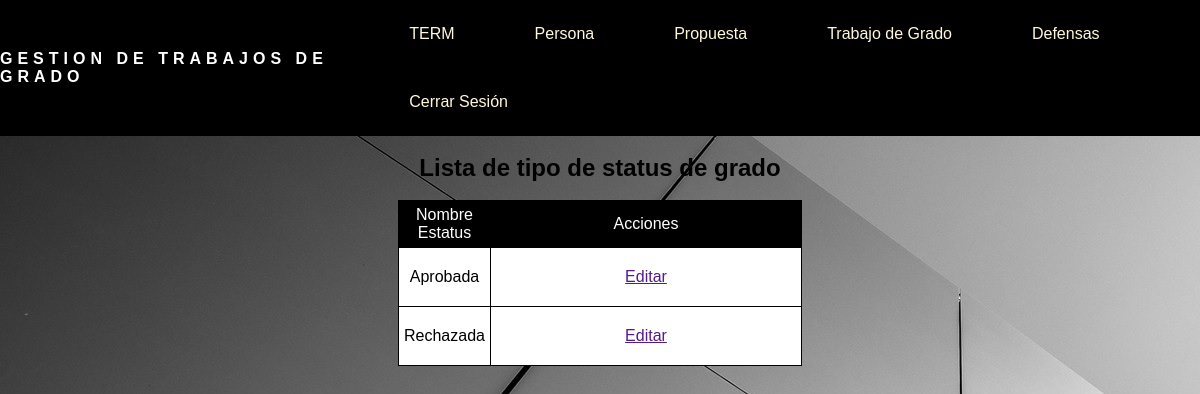
Page /consultastatusgrado (signed in) on the committed database.
### gestionusuarios/models.py (models this page shows, shortened)
class Statustrabajogrado(models.Model):
    Estatustg = models.CharField(max_length=27)

### gestionusuarios/views.py (the view)
# urls.py: path('consultastatusgrado', views.consultar_statusgrado, name='consultar_statusgrado'),
def consultar_statusgrado(request):
    if request.user.is_authenticated:
        statustg = Statustrabajogrado.objects.all()
        return render(request, "gestionusuarios/consultastatusgrado.html", {'statustg': statustg})
    return redirect('/login')

### gestionusuarios/templates/gestionusuarios/consultastatusgrado.html (shortened to what this page needs)
{% load static %}
<head>
    <link rel="stylesheet" href="{% static 'gestionusuarios/styles/nav.css' %}">
    <link rel="stylesheet" href="{% static 'gestionusuarios/styles/formulario.css' %}">
    <link rel="stylesheet" href="{% static 'gestionusuarios/styles/tablaconsultatipo.css' %}">
</head>
{% block content %}
<body background="static/gestionusuarios/imagenes/fondoproyecto.jpg">
    <nav>
        <div class="logo">
            <h4>GESTION DE TRABAJOS DE GRADO</h4>
        </div>
        <ul class="nav-links">
            <li><a href="">TERM</a>
            </li>
            <li><a href="nuevo">Persona</a>
            </li>
            <li><a href="">Propuesta</a>
            </li>
            <li><a href="">Trabajo de Grado</a>
            </li>
            <li><a href="">Defensas</a>
            </li>
            <li><a href="/logout">Cerrar Sesión</a></li>
        </ul>
    </nav>
<br>
<div id="listatipo">
    <h2>Lista de tipo de status de grado</h2>
    <br>
    <table class="table table-bordered">
        <thead>
            <tr>
                <td>Nombre Estatus</td>
                <td>Acciones</td>
            </tr>
        </thead>
        <tbody>
            {% for status in statustg %}
            <tr>
                <td>{{status.Estatustg}}</td>
                <td>
                    <a class="btn btn-primary" href="">Editar</a>
                </td>
            </tr>
            {% endfor %}
        </tbody>
    </table>
</div>
</body>
{% endblock %}

### gestionusuarios/static/gestionusuarios/styles/nav.css (style rules this page uses)
* { margin: 0px; padding: 0px; box-sizing: border-box; }
nav { display: flex; justify-content: space-around; align-items: center; min-height: 10vh; background-color: black; color: white; font-family: Arial, Helvetica, sans-serif; }
.logo { text-transform: uppercase; letter-spacing: 5px; }
ul { list-style: none; }
.nav-links a { background-color: black; color: cornsilk; text-decoration: none; padding: 25px 40px; display: block; }
.nav-links > li { float: left; }

### gestionusuarios/static/gestionusuarios/styles/formulario.css (style rules this page uses)
.btn { width: 300px; border-radius: 2px; display: inline-block; padding: 15px 15px; font-family: Arial, Helvetica, sans-serif; }

### gestionusuarios/static/gestionusuarios/styles/tablaconsultatipo.css (style rules this page uses)
#listatipo { font-family: Arial, Helvetica, sans-serif; text-align: center; }
.table { background-color: white; color: black; text-align: center; border-collapse: collapse; width: 350px; margin: 0 auto; }
th, td { border: solid 1px black; padding: 5px; }
thead { background-color: black; color: white; }

### rows in the picture
Statustrabajogrado: Estatustg "Aprobada"
Statustrabajogrado: Estatustg "Rechazada"
